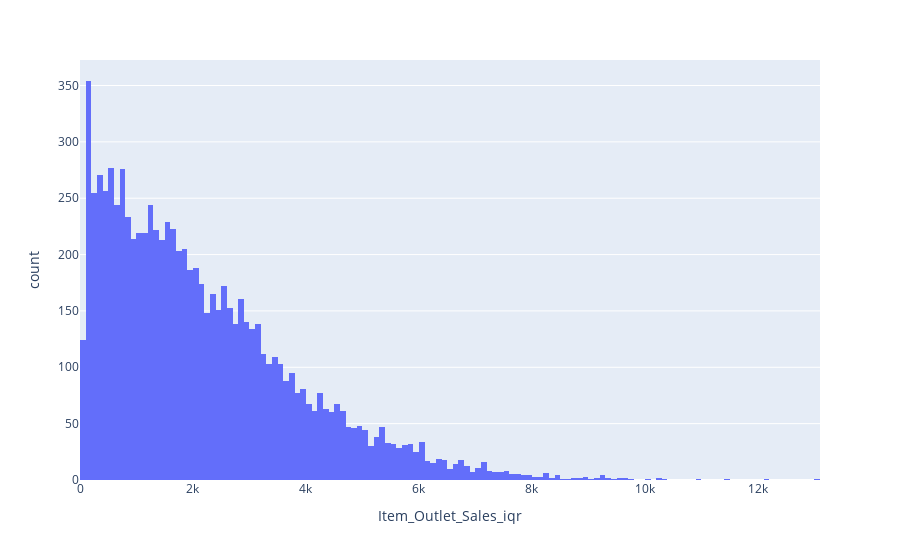

The notebook cell saved with this chart:
### Code cell
df['Item_Outlet_Sales_iqr'] = find_outliers_iqr(df['Item_Outlet_Sales'])
df_histogram_ss = px.histogram(df, x = 'Item_Outlet_Sales_iqr')
df_histogram_ss.show()

### Figure 1 — Plotly figure (JSON) as saved in the notebook; plotly's stock layout.template omitted (floating-point values rounded to 4 significant figures; data arrays with more than 128 entries replaced by an {"elided": "..."} marker saying what was removed)
{"data": [{"alignmentgroup": "True", "bingroup": "x", "hovertemplate": "Item_Outlet_Sales_iqr=%{x}<br>count=%{y}<extra></extra>", "legendgroup": "", "marker": {"color": "#636efa", "pattern": {"shape": ""}}, "name": "", "offsetgroup": "", "orientation": "v", "showlegend": false, "type": "histogram", "x": {"elided": "8523 float values"}, "xaxis": "x", "yaxis": "y"}], "layout": {"barmode": "relative", "legend": {"tracegroupgap": 0}, "margin": {"t": 60}, "xaxis": {"anchor": "y", "domain": [0, 1], "title": {"text": "Item_Outlet_Sales_iqr"}}, "yaxis": {"anchor": "x", "domain": [0, 1], "title": {"text": "count"}}}}
